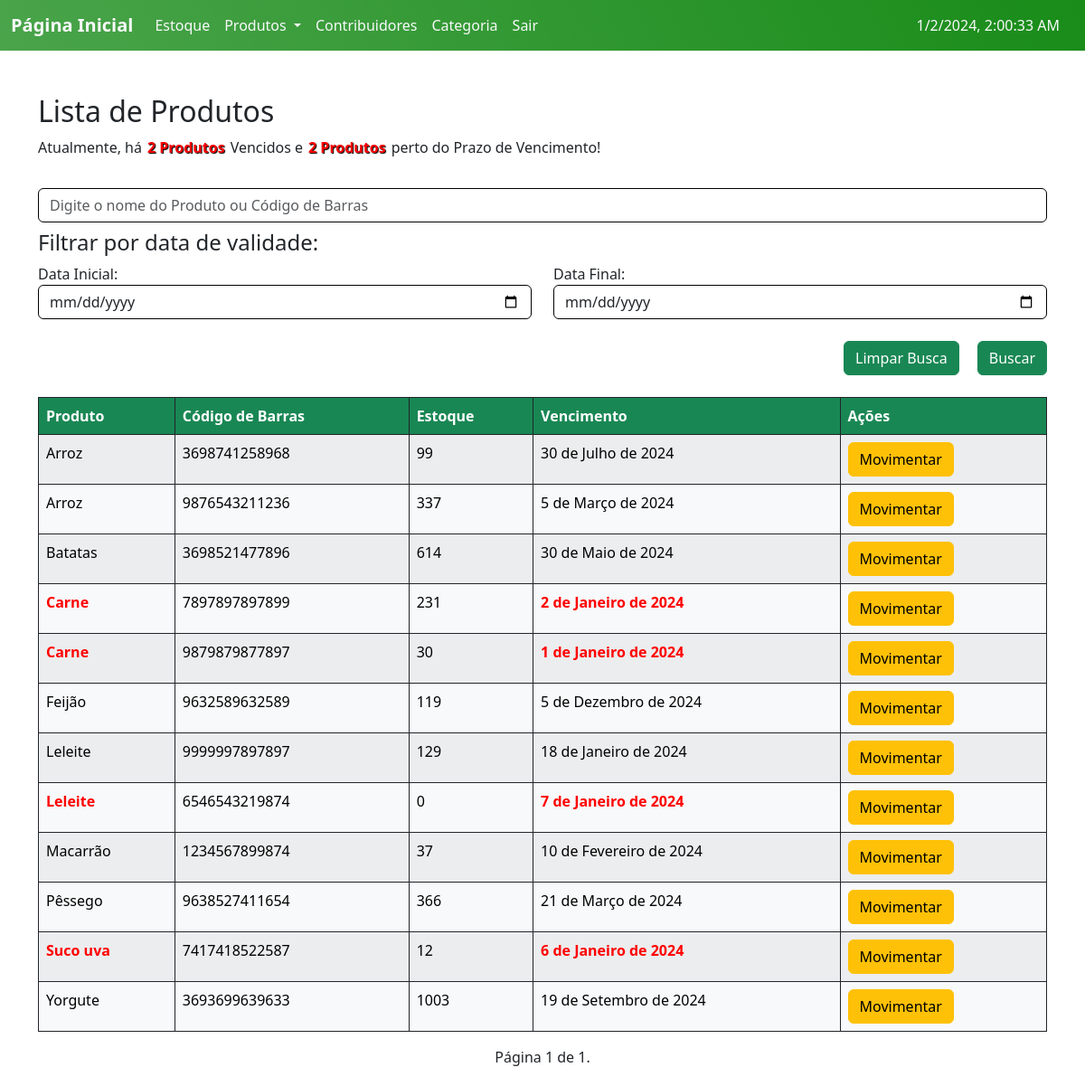
/Produtos/ (signed in), run on an earlier commit of the app's database.
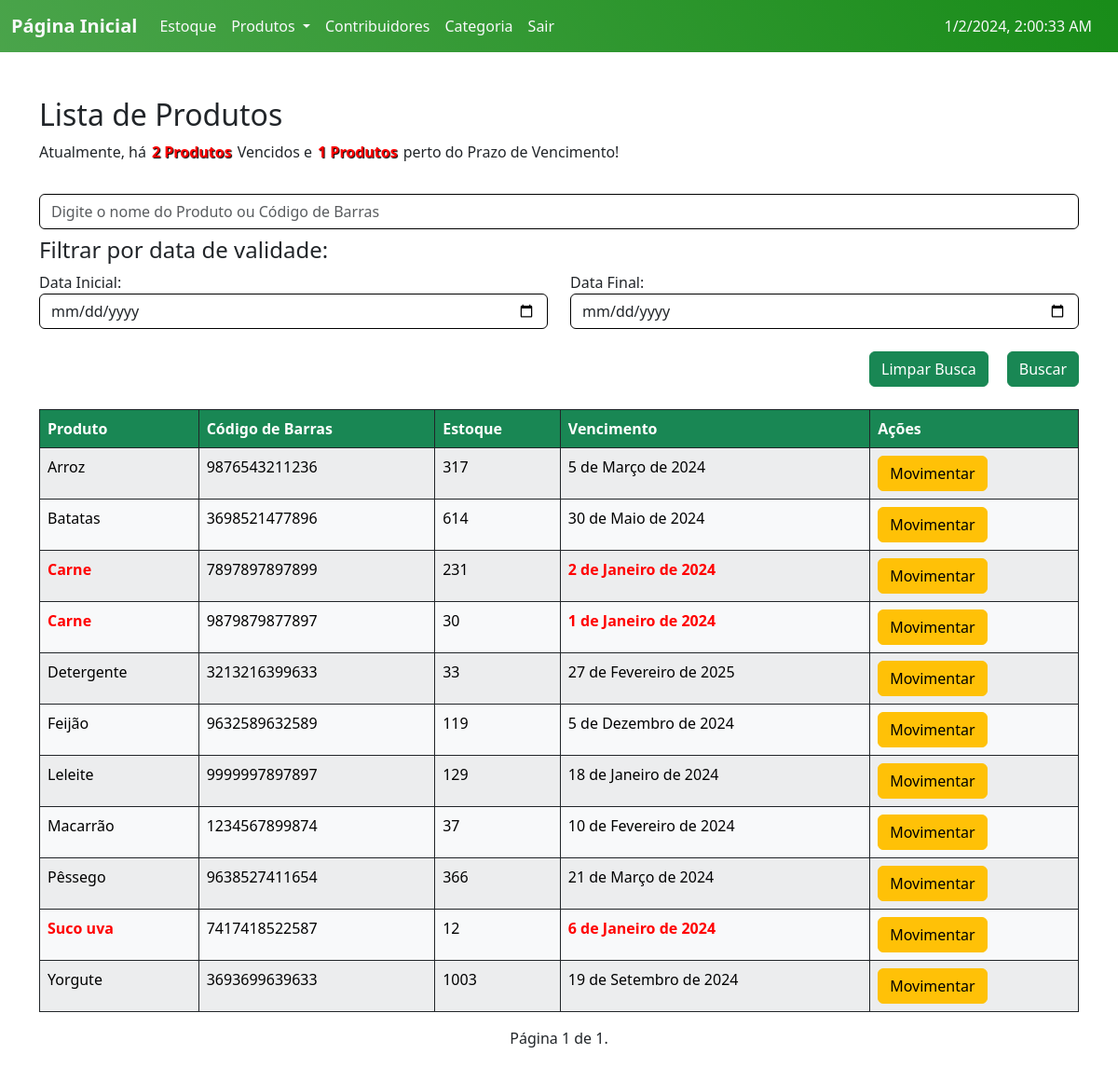
And on a later commit of the database.
### ABSJ/models.py (models this page shows, shortened)
class Produto(models.Model):
    slug = models.SlugField(unique=True)
    user = models.ForeignKey(User, on_delete=models.CASCADE)
    categoria = models.ForeignKey(Categoria, on_delete=models.CASCADE, null=True)
    contribuidor = models.ForeignKey(Contribuidor, on_delete=models.CASCADE, null=True)
    produto = models.CharField(max_length=200)
    codigo = models.PositiveIntegerField(unique=True)
    estoque = models.PositiveIntegerField(default=0)
    validade = models.DateField()
    tempo_ultima_atualizacao = models.DateField(default=date.today)
    quantidade_dias = models.IntegerField(default=0)
    class Meta:
        ordering = ['produto']

### ABSJ/views.py (the view, shortened to what this page needs)
# urls.py: path('Produtos/', v.produtos, name='produtos'),
@login_required
def produtos(request):
    produtos = m.Produto.objects.all()
    busca = request.GET.get('busca')
    sDate = request.GET.get('start_date')
    eDate = request.GET.get('end_date')
    notifica = []
    notifica_prazo = []
    notifica_vencido = []
    hoje = date.today()
    for produto in produtos:
        diferenca = (produto.validade - hoje).days
        if diferenca <= 0:
            message = html.format_html('<span class="error-var">{}</span> venceu na data {}!', produto.produto, produto.validade.strftime('%d/%m/%Y'))
            notifica_vencido.append((produto, message))
            notifica.append(produto)
        elif 0 < diferenca <= 7:
            message = html.format_html('<span class="error-var">{}</span> está prestes a vencer na data {}!', produto.produto, produto.validade.strftime('%d/%m/%Y'))
            notifica_prazo.append((produto, message))
            notifica.append(produto)
    paginator = Paginator(produtos, 30)
    page = request.GET.get('page')
    try:
        produtos = paginator.page(page)
    except PageNotAnInteger:
        produtos = paginator.page(1)
    except EmptyPage:
        produtos = paginator.page(paginator.num_pages)
    return render (request, 'list_Produtos.html', {'notifica':notifica, 'notifica_prazo':notifica_prazo, 'notifica_vencido':notifica_vencido, 'produtos':produtos})

### templates/list_Produtos.html (shortened to what this page needs)
{% extends 'home.html' %}
{% load static %}
{% block content %}
<div class="container mt-5">
  <h2 class="mb-2">Lista de Produtos</h2>
  {% if notifica_prazo and notifica_vencido %}
  <p>Atualmente, há<button class="notificacao mb-3" onclick="togglePopup('vencido')">{{ notifica_vencido|length }} Produtos</button>Vencidos e<button class="notificacao" onclick="togglePopup('prazo')">{{ notifica_prazo|length }} Produtos</button>perto do Prazo de Vencimento!</p>
{% elif notifica_vencido %}
  <p>Atualmente, há<button class="notificacao mb-3" onclick="togglePopup('vencido')">{{ notifica_vencido|length }} Produtos</button>Vencidos!</p>
{% elif notifica_prazo  %}
  <p>Atualmente, há<button class="notificacao mb-3" onclick="togglePopup('prazo')">{{ notifica_prazo|length }} Produtos</button>perto do Prazo de Vencimento!</p>
{% endif %}
  <form action="{% url 'produtos' %}" method="GET">
    <input class="form-control mb-2" type="text" name="busca" placeholder="Digite o nome do Produto ou Código de Barras">
    <div class="row mb-4">
      <h4>Filtrar por data de validade:</h4>
        <div class="col-md-6">
          <label for="sdate">Data Inicial:</label>
          <input class="form-control" id="sdate" type="date" name="start_date">
        </div>
        <div class="col-md-6">
          <label for="edate">Data Final:</label>
          <input class="form-control" id="edate" type="date" name="end_date">
        </div>
    </div>
    <div class="d-flex justify-content-end mb-4">
      <a class="btn btn-success"style="margin-right: 20px;" href="{% url 'produtos' %}">Limpar Busca</a>
      <input class="btn btn-success" type="submit" value="Buscar">
    </div>
  </form>
  <div class="table-responsive">
    <table class="table table-striped table-bordered table-hover border-dark">
      <thead id="customTableHead" class="thead-dark table-custom">
        <tr>
          <th scope="col">Produto</th>
          <th scope="col">Código de Barras</th>
          <th scope="col">Estoque</th>
          <th scope="col">Vencimento</th>
          <th scope="col">Ações</th>
        </tr>
      </thead>
      <tbody>
        {% if produtos %}
          {% for p in produtos %}
            <tr class="table-light border-dark custom-links">
              <td><a href="{% url 'Produto_read' slug=p.slug %}" class="specific-link {% if p in notifica %} prazo {% endif %}">{{ p.produto }}</a></td>
              <td>{{ p.codigo }}</td>
              <td>{{ p.estoque }}</td>
              <td class=" {% if p in notifica %} prazo {% endif %}">{{ p.validade }}</td>
              <td><a class="btn btn-warning" href="{% url 'Movimento_produto' slug=p.slug %}">Movimentar</a></td>
            </tr>
          {% endfor %}
        {% else %}
          <tr>
            <td class="text-center p-5" colspan="5">Sem resultados encontrados :C</td>
          </tr>
        {% endif %}
      </tbody>
    </table>
    <div class="pagination">
      <span class="step-links">
          <span class="current">
              Página {{ produtos.number }} de {{ produtos.paginator.num_pages }}.
          </span>
      </span>
    </div>
  </div>
</div>
{% endblock %}

What changed in the data, as far as the page shows it:
removed Produto: produto "Arroz", codigo "3698741258968", estoque "99", validade "30 de Julho de 2024"
removed Produto: produto "Leleite", codigo "6546543219874", estoque "0", validade "7 de Janeiro de 2024"
changed Produto "Arroz": estoque "337" → "317"
added Produto: produto "Detergente", codigo "3213216399633", estoque "33", validade "27 de Fevereiro de 2025"
Also different on the page:
{{ notifica_prazo|length }}: "2" → "1"
